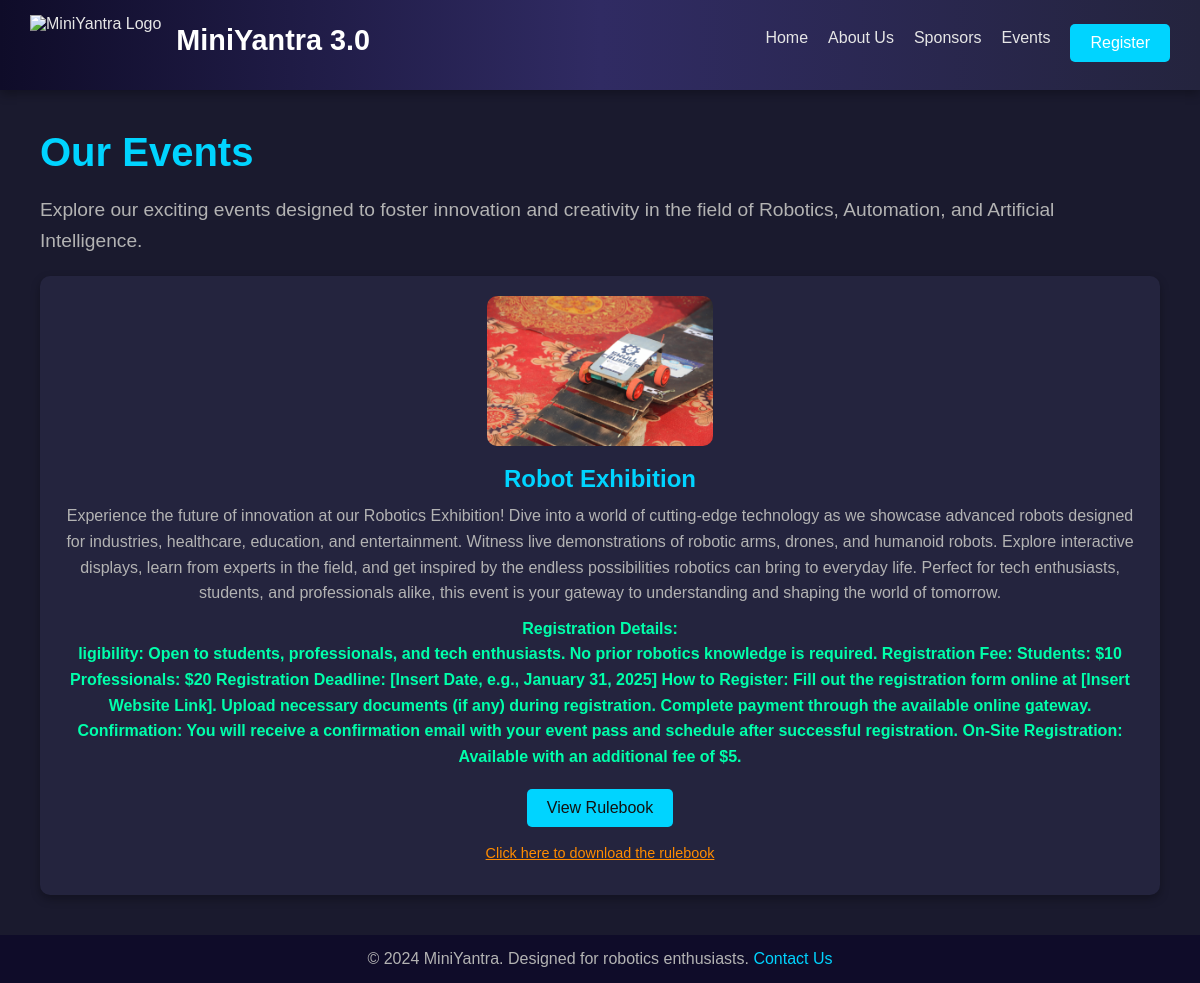
The page /event/ on the database as committed earlier.
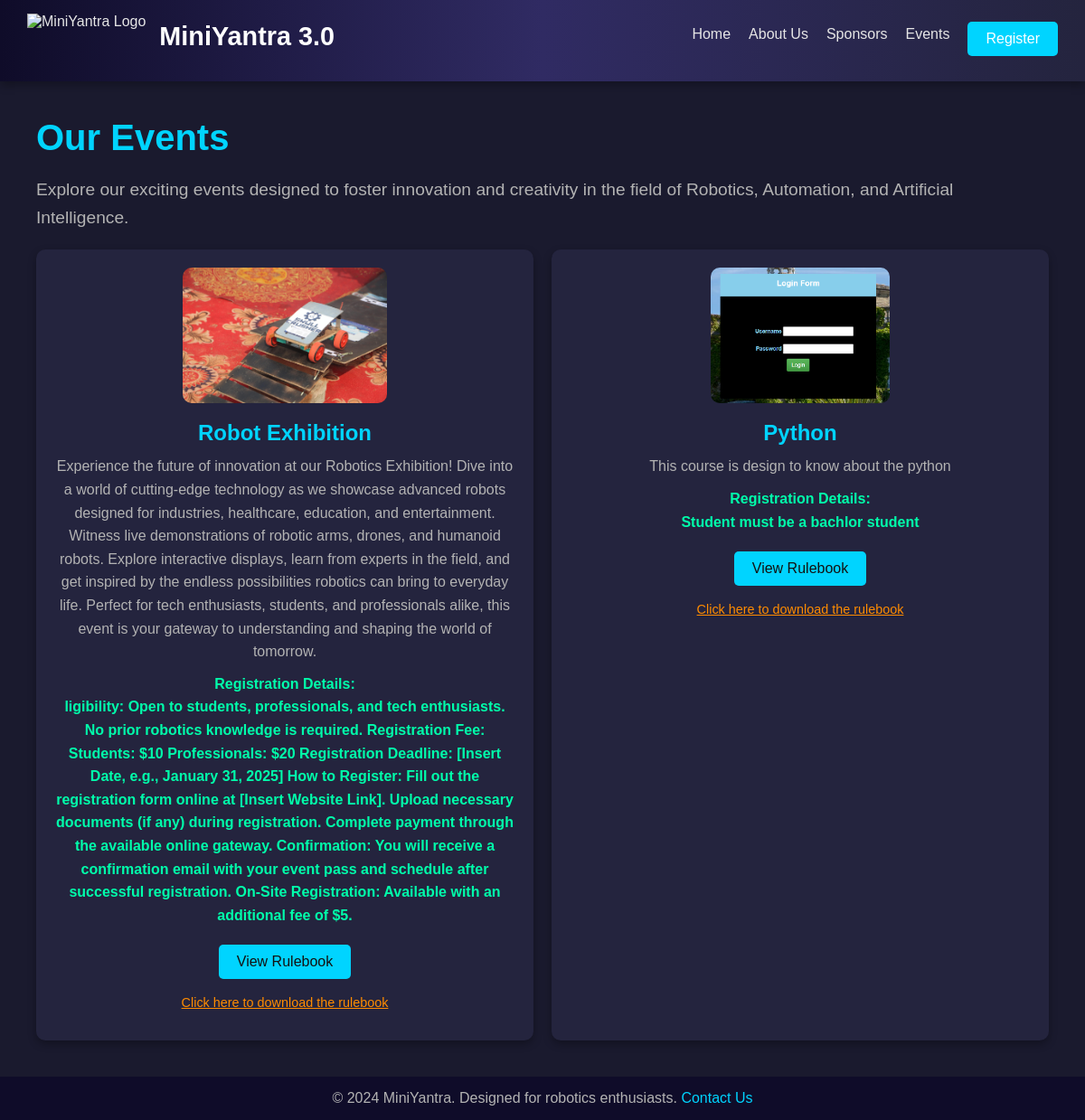
The same page on the database as committed later.
### home/models.py (models this page shows, shortened)
class Event(models.Model):
    title = models.CharField(max_length=300)
    description = models.TextField()
    price_pool = models.FloatField()
    thumbnail = models.ImageField(upload_to='img/')
    rulebook = models.FileField(upload_to='files/')
    reg_details = models.TextField(null=True,blank=True)

### home/views.py (the view)
# urls.py: path('event/', views.event,name='event'),
def event(request):
  events = Event.objects.all()
  context = {
    'events':events
  }
  return render(request, 'home/event.html',context)

### home/templates/home/event.html (shortened to what this page needs)
{%extends 'base.html'%} {%load static%}{%block content%}
<div class="main-content">
  <h1>Our Events</h1>
  <p>
    Explore our exciting events designed to foster innovation and creativity in
    the field of <span class="highlight">Robotics</span>,
    <span class="highlight">Automation</span>, and
    <span class="highlight">Artificial Intelligence</span>.
  </p>
  <div class="events">
    {% for event in events %}
    <div class="event-card">
      <a
        href="{% url 'aboutrobotics' %}"
        target="_blank"
        title="Learn More About Robotics Exhibition"
      >
        <img src="{{ event.thumbnail.url }}" alt="{{ event.title }}" />
      </a>
      <h3>{{ event.title }}</h3>
      <p>{{ event.description }}</p>
      {% if event.reg_details %}
      <p class="registration-details">
        <strong>Registration Details:</strong> <br />{{ event.reg_details }}
      </p>
      {% else %}
      <p class="no-details">No registration details available.</p>
      {% endif %}
      <a href="{{ event.rulebook.url }}" target="_blank" class="btn">
        View Rulebook
      </a>
      <p class="download-text">
        <a
          href="{{ event.rulebook.url }}"
          target="_blank"
          class="download-link"
        >
          Click here to download the rulebook
        </a>
      </p>
    </div>
    {% endfor %}
  </div>
</div>
{%endblock content%}

### templates/base.html (shortened to what this page needs)
<!DOCTYPE html>
<html lang="en">
  <head>
  </head>
  <body>
    {%include 'navbar.html'%} {%block content%}{%endblock content%}
    <footer>
      <p>
        &copy; 2024 MiniYantra. Designed for robotics enthusiasts.
        <a href="mailto:contact@pi-innovations.com.np">Contact Us</a>
      </p>
    </footer>
  </body>
</html>

### templates/navbar.html
<header>
  <div class="logo">
    <img src="logo.png" alt="MiniYantra Logo" />
    <span>MiniYantra 3.0</span>
  </div>
  <nav>
    <a href="{% url 'homepage' %}">Home</a>
    <a href="{% url 'aboutus' %}">About Us</a>
    <a href="{% url 'sponsor' %}">Sponsors</a>
    <a href="{% url 'event' %}">Events</a>
    <a href="{%url 'register'%}" class="register-btn">Register</a>
  </nav>
</header>

### templates/base.html (style rules this page uses)
* { margin: 0; padding: 0; box-sizing: border-box; }
body { font-family: Arial, sans-serif; background-color: #1a1a2e; color: #e6e6e6; display: flex; flex-direction: column; min-height: 100vh; }
header { background: linear-gradient(90deg, #0f0c29, #302b63, #24243e); padding: 15px 30px; display: flex; align-items: center; justify-content: space-between; box-shadow: 0 4px 10px rgba(0, 0, 0, 0.3); flex-wrap: wrap; }
.logo { display: flex; align-items: center; margin-bottom: 10px; }
.logo img { height: 50px; margin-right: 15px; }
.logo span { font-size: 1.8rem; font-weight: bold; color: #fff; }
nav { display: flex; gap: 20px; position: relative; flex-wrap: wrap; justify-content: center; }
nav a { text-decoration: none; color: #e6e6e6; font-size: 1rem; transition: color 0.3s; }
.register-btn { background-color: #00d4ff; color: #fff; padding: 10px 20px; border: none; border-radius: 5px; cursor: pointer; font-size: 1rem; display: inline-block; text-decoration: none; text-align: center; transition: background-color 0.3s; margin-top: -5px; }
footer { background: #0f0c29; color: #b3b3b3; text-align: center; padding: 15px 10px; margin-top: auto; }
footer a { color: #00d4ff; text-decoration: none; transition: color 0.3s; }

### home/templates/home/event.html (style rules this page uses)
.main-content { flex: 1; padding: 40px; }
.main-content h1 { font-size: 2.5rem; margin-bottom: 20px; color: #00d4ff; }
.main-content p { font-size: 1.2rem; margin-bottom: 20px; color: #b3b3b3; line-height: 1.6; }
.events { display: grid; grid-template-columns: repeat(auto-fit, minmax(250px, 1fr)); gap: 20px; margin-top: 20px; }
.event-card { background-color: #24243e; padding: 20px; border-radius: 10px; text-align: center; box-shadow: 0 4px 10px rgba(0, 0, 0, 0.3); transition: transform 0.3s, box-shadow 0.3s; }
.event-card img { max-width: 100%; height: 150px; object-fit: cover; border-radius: 10px; margin-bottom: 15px; }
.event-card h3 { font-size: 1.5rem; margin-bottom: 10px; color: #00d4ff; }
.event-card p { font-size: 1rem; color: #b3b3b3; margin-bottom: 10px; }
.event-card .registration-details { color: #00ffab; font-weight: bold; }
.event-card .btn { display: inline-block; background-color: #00d4ff; color: #121212; text-decoration: none; padding: 10px 20px; border-radius: 5px; font-size: 1rem; margin-top: 10px; transition: background-color 0.3s ease, transform 0.3s ease; }
.event-card .download-text { margin-top: 15px; font-size: 0.9rem; color: #ffffff; }
.event-card .download-link { color: #ff8c00; text-decoration: underline; transition: color 0.3s ease; }

Rows that differ between the two databases and show on the page:
added Event: thumbnail (picture), title "Python", description "This course is design to know about the python", reg_details "Student must be a bachlor student"
